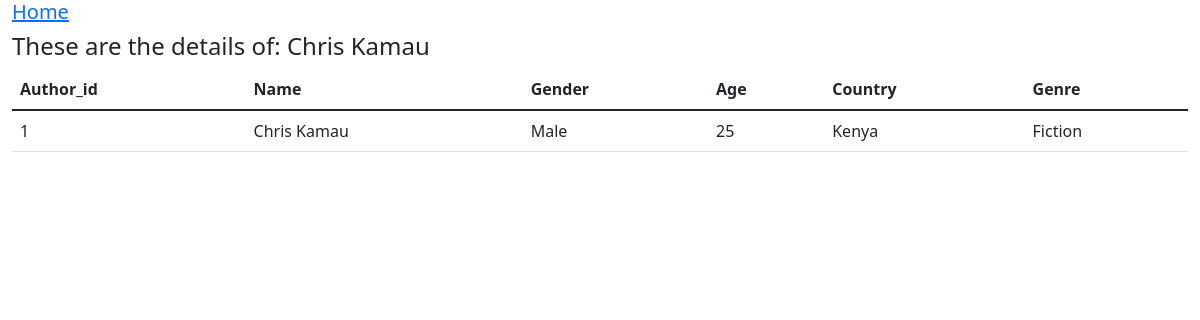
Page /author/1 on the committed database.
### books/models.py (models this page shows, shortened)
class Author(models.Model):
    name = models.CharField(max_length=100, )
    gender = models.CharField(max_length=10)
    age = models.IntegerField(validators=[MinValueValidator(5), MaxValueValidator(100)])
    country = models.CharField(max_length=50)
    genre = models.CharField(max_length=50)

### books/views.py (the view)
# urls.py: path('author/<id>', views.author_details, name="author_details"),
def author_details(request, id):
    author = Author.objects.get(pk=id)
    context = {"author": author}
    return render(request, "author_details.html", context)

### books/templates/author_details.html (shortened to what this page needs)
{% extends 'index.html' %}
  {% block header %}These are the details of: {{ author.name }} {% endblock header%}
{%block content %}
<table class="table">
    <thead>
      <tr>
        <th scope="col">Author_id</th>
        <th scope="col">Name</th>
        <th scope="col">Gender</th>
        <th scope="col">Age</th>
        <th scope="col">Country</th>
        <th scope="col">Genre</th>
      </tr>
    </thead>
    <tbody>
        <tr>
          <td >{{author.id}}</td>
          <td>{{ author.name }}</td>
          <td>{{ author.gender }}</td>
          <td>{{ author.age }}</td>
          <td>{{ author.country }}</td>
          <td>{{ author.genre }}</td>
        </tr>
  {% endblock content %}

### rows in the picture
Author: name "Chris Kamau", id "1", gender "Male", age "25", country "Kenya", genre "Fiction"
